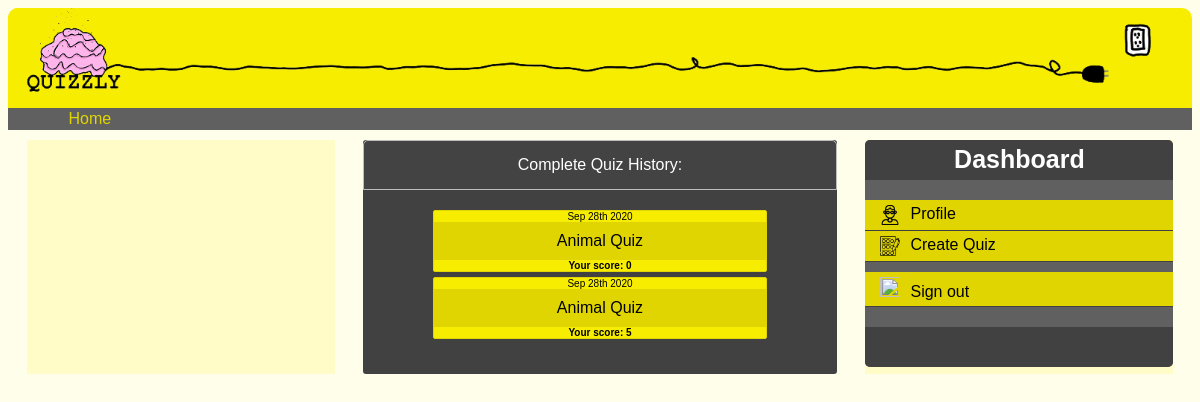
Page /see_all/quiz_history (signed in) on the committed database.
### tables this page shows
CREATE TABLE quiz_history(hist_id INTEGER PRIMARY KEY, user INTEGER, quiz INTEGER, result INTEGER, date1 DATETIME, FOREIGN KEY(quiz) REFERENCES quizzes(quiz_id));

CREATE TABLE quizzes (quiz_id INTEGER PRIMARY KEY, title STRING, description STRING, author STRING, category STRING, votes INTEGER, date_created DATETIME);

### app.py (the view)
@app.route("/see_all/quiz_history")
@check_if_logged_in
def see_quiz_history():
    user_id = session.get("USER_ID")
    query = "SELECT quiz_history.result, DATE(quiz_history.date1) as 'DATE()', quizzes.title from quiz_history INNER JOIN quizzes ON quizzes.quiz_id = quiz_history.quiz WHERE user=?"
    results = get_db_content(query, (user_id,), True)
    quizzes = [dict(zip(('result', 'date', 'title'), result)) for result in results]
    print(quizzes)
    times = [datetime.strptime(quiz['date'], '%Y-%m-%d') for quiz in quizzes]
    print(times)
    return render_template("see_quiz_history.html", quizzes = quizzes, times=times, user_id=user_id)

### app.py (called while the page is built)
def check_if_logged_in(fn):
    @wraps(fn)
    def wrapper(*args, **kwargs):
        print("accessing wrapper: " )
        if not session.get("USER_ID"):
            flash("Please log in or register")
            return render_template("signup.html")
        global user
        user = User(session.get("USER_ID"))
        return fn(*args, **kwargs)
    return wrapper

def get_db_content(query, tup, fetchall=False):
    conn = sqlite3.connect(DATABASE)
    cursor = conn.cursor()
    if fetchall:
        if tup == None:
            result = cursor.execute(query).fetchall()
        else:
            result = cursor.execute(query, tup).fetchall()
    else:
        if tup == None:
            result = cursor.execute(query).fetchone()
        else:
            result = cursor.execute(query, tup).fetchone()
    conn.close()
    return result

### templates/see_quiz_history.html (shortened to what this page needs)
{% extends "base.html" %}
        {%block head%}
        <link rel = "stylesheet" href = {{url_for('static', filename="css/style_profile.css")}}/>
        <link rel = "stylesheet" href = {{url_for('static', filename="css/see_all.css")}}/>
        {%endblock%}
        {% block sort %}
        <li><div class = "home_button" onclick="go_to('/')">Home</div></li>
        {% endblock %}
        {% block middle %}
        <ul class = "quizcontainer">
            <li>
                <div class = "current-challenge-headline">Complete Quiz History:</div>
                {% for quiz in quizzes %}
                <div class = "current-challenge" onclick = "">
                    <div class = "challenge-date">{{ moment(times[loop.index0]).format("MMM Do YYYY") }}</div>
                    <div class = "challenge-title">{{ quiz.title }}</div>
                    <div class = "challenge-challenger">Your score: {{ quiz.result }}</div>
                </div>
                {% endfor %}
            </li>
        </ul>
        {% endblock %}

### static/css/style_profile.css (style rules this page uses)
body { font-family: Arial, Helvetica, sans-serif; background-color:#fffeeb; }
.home_button { margin-left: 5%; width: 50px; cursor: pointer; text-align: center; color: #e0d500; }
.sort li { width: 100%; margin-right: 4%; }
ul { list-style-type:none; margin:0; padding:0; display: flex; flex-direction: column; }
.current-challenge-headline { padding-top: 15px; padding-bottom: 15px; margin-bottom: 20px; color: white; border: 1px solid #bdbdbd; background-color: #434343; border-top-right-radius: 5px; border-top-left-radius: 5px; text-align: center; }
.current-challenge { background-color: #f6ed00; border: 1px solid #e0d500; text-align: center; border-radius: 2px; margin: auto; margin-bottom: 5px; width: 70%; cursor: pointer; }
.challenge-challenger { font-size: 10px; font-weight: bold; }
.challenge-title { background-color: #e0d500; padding:10px; }
.challenge-date, .challenge-winner, .challenge-loser { font-size: 10px; text-align: center; }

### rows in the picture
quiz_history: index0 "Sep 28th 2020", title "Animal Quiz", result "0"
quiz_history: index0 "Sep 28th 2020", title "Animal Quiz", result "5"
